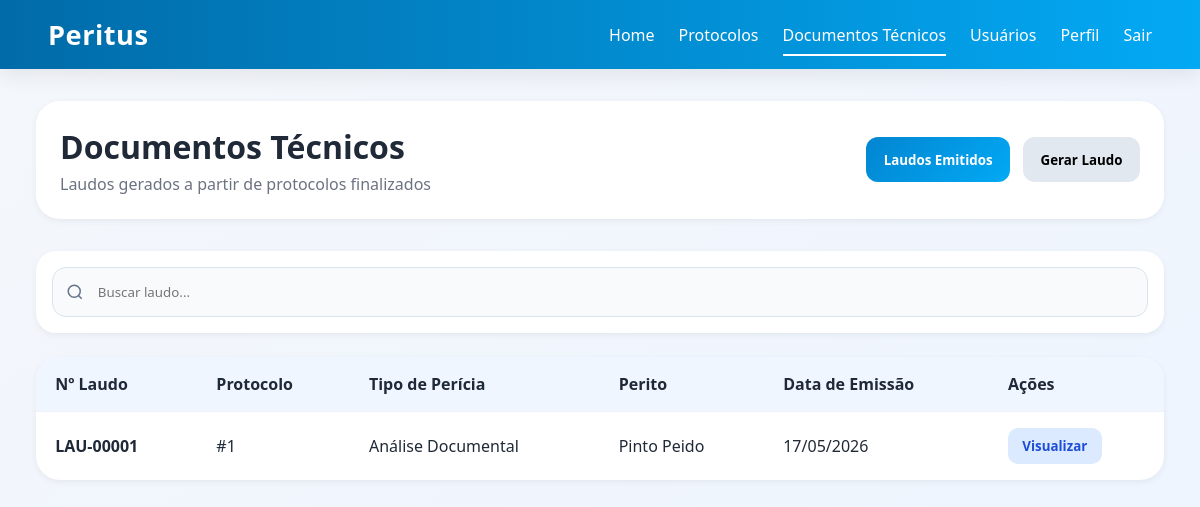
The app's page /documentos/ (signed in) with its own data.
### documentos/models.py (models this page shows, shortened)
class Laudo(models.Model):
    protocolo   = models.OneToOneField(
        Protocolo,
        on_delete=models.PROTECT,
        related_name='laudo',
    )
    perito      = models.ForeignKey(
        settings.AUTH_USER_MODEL,
        on_delete=models.PROTECT,
        related_name='laudos_gerados',
    )
    conteudo    = models.TextField()
    arquivo     = models.FileField(
        upload_to='laudos/',
        null=True,
        blank=True,
    )
    gerado_em   = models.DateTimeField(auto_now_add=True)

### protocolos/models.py (models this page shows, shortened)
class Protocolo(models.Model):
    class Status(models.TextChoices):
        ABERTO     = 'ABT', 'Aberto'
        EM_TRAMITE = 'TRM', 'Em Trâmite'
        FINALIZADO = 'FIN', 'Finalizado'
    class Prioridade(models.TextChoices):
        NORMAL       = 'NOR', 'Normal'
        URGENTE      = 'URG', 'Urgente'
        MUITO_URGENTE = 'MUR', 'Muito Urgente'
    prioridade = models.CharField(
        max_length=3,
        choices=Prioridade.choices,
        default=Prioridade.NORMAL,
    )
    obs = models.TextField(blank=True, default='')
    titulo      = models.CharField(max_length=200)
    descricao   = models.TextField()
    status      = models.CharField(
        max_length=3,
        choices=Status.choices,
        default=Status.EM_TRAMITE,
    )
    solicitante = models.ForeignKey(
        settings.AUTH_USER_MODEL,
        on_delete=models.PROTECT,
        related_name='protocolos_solicitados',
    )
    perito = models.ForeignKey(
        settings.AUTH_USER_MODEL,
        on_delete=models.SET_NULL,
        null=True,
        blank=True,
        related_name='protocolos_atribuidos',
    )
    criado_em   = models.DateTimeField(auto_now_add=True)
    atualizado_em = models.DateTimeField(auto_now=True)

### usuarios/models.py (models this page shows, shortened)
class Usuario(AbstractUser):
    class Perfil(models.TextChoices):
        ADMINISTRADOR = 'ADM', 'Administrador'
        PERITO        = 'PER', 'Perito'
        SOLICITANTE   = 'SOL', 'Solicitante'
    email = models.EmailField(unique=True)
    perfil = models.CharField(
        max_length=3,
        choices=Perfil.choices,
        default=Perfil.SOLICITANTE,
    )
    USERNAME_FIELD  = 'email'
    REQUIRED_FIELDS = ['username']

### documentos/views.py (the view)
# urls.py: path('documentos/',                 d.documentos_view,      name='documentos'),
@login_required
def documentos_view(request):
    context = {
        'laudos': Laudo.objects.select_related('protocolo', 'perito').order_by('-gerado_em'),
        'protocolos_disponiveis': Protocolo.objects.filter(
            status='TRM', laudo__isnull=True
        ).select_related('perito'),
        'hoje': timezone.now().date().isoformat(),
    }
    return render(request, 'documentos.html', context)

### templates/documentos.html (shortened to what this page needs)
{% load static %}
<!DOCTYPE html>
<html lang="pt-BR">
<head>
    <link rel="stylesheet" href="{% static 'home.css' %}">
    <link rel="stylesheet" href="{% static 'dashboard.css' %}">
    <link rel="stylesheet" href="{% static 'table.css' %}">
    <link rel="stylesheet" href="{% static 'form.css' %}">
</head>
<body>
    <header>
        <div class="logo">Peritus</div>
        <nav>
            <a href="{% url 'home' %}">Home</a>
            <a href="{% url 'protocolos' %}">Protocolos</a>
            <a href="{% url 'documentos' %}" class="active">Documentos Técnicos</a>
            <a href="{% url 'usuarios' %}">Usuários</a>
            <a href="{% url 'perfil' %}">Perfil</a>
            <a href="{% url 'logout' %}">Sair</a>
        </nav>
    </header>
    <main class="dashboard">
        <div class="tabs-header">
            <div>
                <h1>Documentos Técnicos</h1>
                <p class="page-sub">Laudos gerados a partir de protocolos finalizados</p>
            </div>
            <div class="tab-btns">
                <button class="tab-btn active" onclick="mudarTab('listar', this)">Laudos Emitidos</button>
                <button class="tab-btn" onclick="mudarTab('gerar', this)">Gerar Laudo</button>
            </div>
        </div>
        <div id="tabListar">
            <div class="filters-bar">
                <div class="search-wrapper">
                    <svg viewBox="0 0 24 24" fill="none" stroke="currentColor" stroke-width="2"><circle cx="11" cy="11" r="8"/><path d="m21 21-4.35-4.35"/></svg>
                    <input type="text" id="searchLaudo" placeholder="Buscar laudo..." oninput="filtrarLaudos()">
                </div>
            </div>
            <div class="table-wrapper">
                <table class="data-table">
                    <thead>
                        <tr>
                            <th>Nº Laudo</th>
                            <th>Protocolo</th>
                            <th>Tipo de Perícia</th>
                            <th>Perito</th>
                            <th>Data de Emissão</th>
                            <th>Ações</th>
                        </tr>
                    </thead>
                    <tbody id="tbodyLaudos">
                        {% for laudo in laudos %}
                        <tr data-search="{{ laudo.protocolo.titulo|lower }} {{ laudo.perito.get_full_name|lower }}">
                            <td><strong>LAU-{{ laudo.pk|stringformat:"05d" }}</strong></td>
                            <td>#{{ laudo.protocolo.pk }}</td>
                            <td>{{ laudo.protocolo.titulo }}</td>
                            <td>{{ laudo.perito.get_full_name|default:laudo.perito.email }}</td>
                            <td>{{ laudo.gerado_em|date:"d/m/Y" }}</td>
                            <td class="actions-cell">
                                <button class="btn-action btn-ver"
                                    onclick="verLaudo({{ laudo.pk }})">Visualizar</button>
                            </td>
                        </tr>
                        {% empty %}
                        <tr><td colspan="6" style="text-align:center">Nenhum laudo emitido ainda.</td></tr>
                        {% endfor %}
                    </tbody>
                </table>
            </div>
        </div>
    </main>
</body>
</html>

### templates/styles/home.css (style rules this page uses)
:root { --primary: #0285d1; --primary-dark: #016ba8; --primary-light: #03a9f4; --bg: #f4f7fb; --surface: #ffffff; --surface-2: #f8fbff; --text: #1f2937; --text-light: #6b7280; --border: #dbe4ee; --success: #22c55e; --warning: #f59e0b; --danger: #ef4444; --purple: #7c3aed; --shadow-sm: 0 2px 6px rgba(0,0,0,.06); --shadow-md: 0 6px 20px rgba(0,0,0,.08); --radius: 16px; --transition: .25s ease; }
* { margin:0; padding:0; box-sizing:border-box; font-family:'Segoe UI', Tahoma, Geneva, Verdana, sans-serif; }
body { background: linear-gradient(to bottom right,#f4f7fb,#edf4ff); color: var(--text); min-height:100vh; }
header { width:100%; padding:1rem 4%; background: linear-gradient(90deg,var(--primary-dark),var(--primary-light)); display:flex; align-items:center; justify-content:space-between; position:sticky; top:0; z-index:1000; box-shadow: var(--shadow-md); }
.logo { font-size:1.7rem; font-weight:700; color:white; letter-spacing:.5px; }
nav { display:flex; align-items:center; gap:1.5rem; }
nav a { color:white; text-decoration:none; font-weight:500; padding:.4rem 0; position:relative; transition:var(--transition); }
nav a::after { content:''; position:absolute; bottom:-4px; left:0; width:0; height:2px; background:white; transition:var(--transition); }
nav a:hover::after, nav a.active::after { width:100%; }
.dashboard { width:min(1400px,94%); margin:2rem auto; }
.page-header, .tabs-header { display:flex; justify-content:space-between; align-items:center; margin-bottom:2rem; gap:1rem; }
.page-header h1, .tabs-header h1 { font-size:2rem; margin-bottom:.3rem; }
.page-sub { color:var(--text-light); }

### templates/styles/dashboard.css (style rules this page uses)
.tabs-header { background:white; padding:1.5rem; border-radius:24px; box-shadow:var(--shadow-sm); }
.tab-btns { display:flex; gap:.8rem; }
.tab-btn { padding:.85rem 1.1rem; border:none; background:#e2e8f0; border-radius:12px; cursor:pointer; font-weight:600; transition:var(--transition); }
.tab-btn.active { background:linear-gradient(135deg,var(--primary),var(--primary-light)); color:white; }

### templates/styles/table.css (style rules this page uses)
.filters-bar { display:flex; justify-content:space-between; align-items:center; gap:1rem; margin-bottom:1.5rem; background:white; padding:1rem; border-radius:20px; box-shadow:var(--shadow-sm); }
.search-wrapper { position:relative; flex:1; }
.search-wrapper svg { width:18px; height:18px; position:absolute; left:14px; top:50%; transform:translateY(-50%); color:#64748b; }
.search-wrapper input { width:100%; padding:.95rem 1rem .95rem 2.8rem; border:1px solid var(--border); border-radius:14px; background:#f8fafc; outline:none; transition:var(--transition); }
.table-wrapper { background:white; border-radius:24px; overflow:hidden; box-shadow:var(--shadow-sm); }
.data-table, .recent-table { width:100%; border-collapse:collapse; }
.data-table thead, .recent-table thead { background:#eff6ff; }
.data-table th, .data-table td, .recent-table th, .recent-table td { padding:1rem 1.2rem; text-align:left; }
.data-table tbody tr, .recent-table tbody tr { border-top:1px solid #eef2f7; transition:var(--transition); }
.actions-cell { display:flex; flex-wrap:wrap; gap:.5rem; }
.btn-action { border:none; border-radius:10px; padding:.55rem .9rem; font-weight:600; cursor:pointer; text-decoration:none; transition:var(--transition); }
.btn-ver { background:#dbeafe; color:#1d4ed8; }

### records on screen
Laudo: pk "00001", protocolo.pk "1", protocolo.titulo "Análise Documental", perito.get_full_name "Pinto Peido", gerado_em "17/05/2026"
